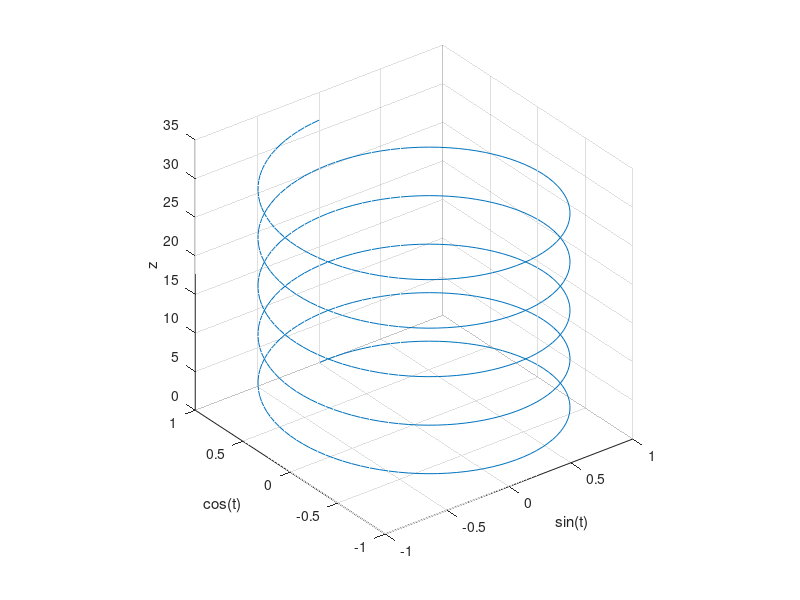

Write the MATLAB code that produced this figure.
%三维绘图

t= 0:pi/50:10*pi
plot3(sin(t),cos(t),t)
xlabel('sin(t)')
ylabel('cos(t)')
zlabel('z')
grid on 
axis square